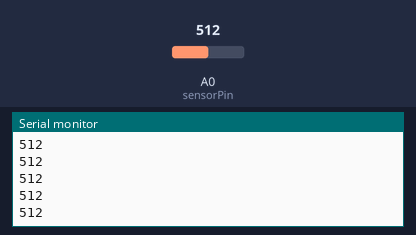
Bench run of a sketch on a simulated Arduino Uno, built with avr-gcc and run on an emulated ATmega328P. On the bench: the last lines printed to the serial monitor. Inputs (shaded band) come from the test bench; at power-on: A0 (sensorPin) = 512.

Above: at 1.2 s.
1.3 s: A0 (sensorPin) set to 716
At 1.32 s:
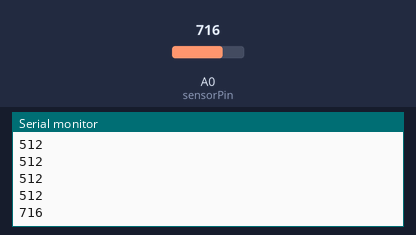
2.8 s: A0 (sensorPin) set to 900
At 2.83 s:
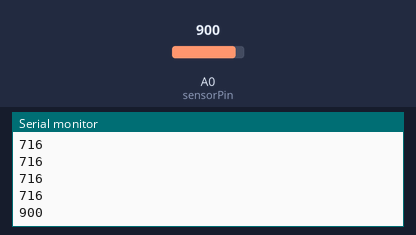
Timing chart, 0 to 5.8 s (numbered marks = the images above; inputs shaded):
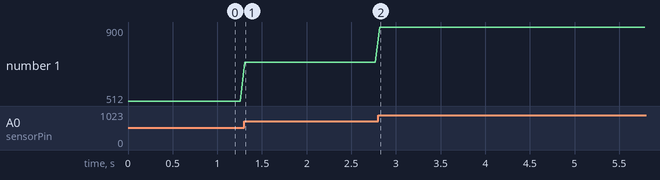

The sketch:

11.Analog_Read.ino
```cpp
int sensorPin = A0;
int sensorValue=0;
// put the setup code here: to run once
void setup()
{
Serial.begin(9600); // to begin the serial monitor
}
void loop()
{
sensorValue = analogRead(sensorPin); // Read the input pin
Serial.println(sensorValue); // Print the value of the sensor in serial monitor
delay(50); // wait for 50ms
}
```

Measured:
- after the input at 1.3 s, the serial monitor: prints a new line at once (image 1)
- after the input at 2.8 s, the serial monitor: prints a new line at once (image 2)
- plotted number 1: 512 → 716 after the input at 1.3 s, 716 → 900 after the input at 2.8 s
